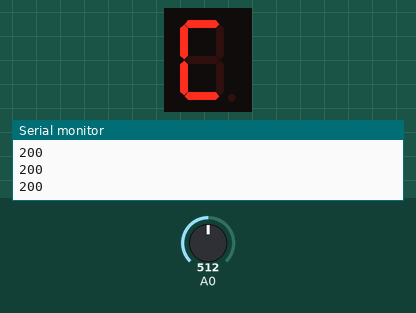
Simulated run of this sketch. Board: Arduino Uno, built with avr-gcc and run on an emulated ATmega328P. Parts: 1-digit seven-segment display, the last lines printed to the serial monitor. Wiring (inferred from the names in the program): 1-digit 7-segment display, segments lit when HIGH: segments pin 12, pin 13, pin 7, pin 8, pin 9, pin 11, pin 10. The test bench sets the inputs (shaded band); at power-on: A0 = 512. The segment pins are drawn as the display they are named for.

Above: at 1.2 s.
1.3 s: A0 set to 167
2.8 s: A0 set to 146
At 3.7 s:
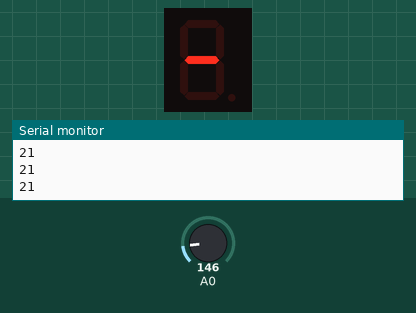
4.3 s: A0 set to 113
5.8 s: A0 set to 97
At 6.2 s:
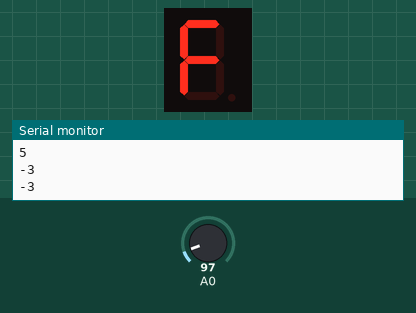
7.3 s: A0 set to 122
At 8.6 s:
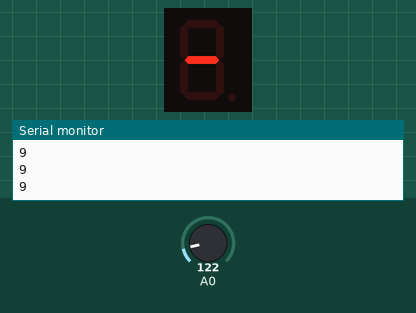
8.9 s: A0 set to 15
At 10.0 s:
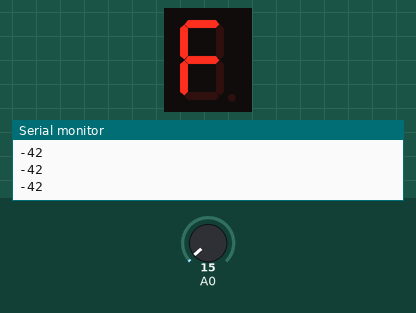
Timing chart, 0 to 11.5 s (numbered marks = the images above; inputs shaded):
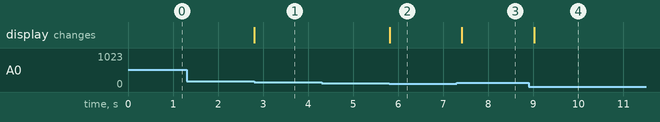

Measured:
- the behaviour switches between 156 and 155 on A0 (found by bisection; images 0 and 1)
- the behaviour switches between 102 and 101 on A0 (found by bisection; images 1 and 2)
- after the input at 2.8 s, the display: changes at once (image 1)
- after the input at 5.8 s, the display: changes at once (image 2)
- after the input at 7.3 s, the display: changes after 0.11 s (image 3)
- after the input at 8.9 s, the display: changes after 0.11 s (image 4)

The sketch:

Sensor_de_temperatura_con_display.ino
```cpp
#define B 13
#define A 12
#define F 11
#define G 10
#define E 9
#define D 8
#define C 7

void setup()
{
  for(int i = 7; i <= 13; i++)
  {
  	pinMode(i, OUTPUT);
  }
  Serial.begin(9600);
}
int temp;
void loop()
{
  temp = map(analogRead(A0),20,358,-40,125);
  if(temp < 0)
  {
  	showDigit('f');
  }else
  {
    if(temp > 25)
  	{
      showDigit('c');
  	}else
  	{
      showDigit('d');
  	}
  }


  Serial.println(temp);
  delay(200);

}

void showDigit(char digit)
{
	digitalWrite(A, LOW);
    digitalWrite(B, LOW);
    digitalWrite(C, LOW);
  	digitalWrite(D, LOW);
  	digitalWrite(E, LOW);
  	digitalWrite(F, LOW);
  	digitalWrite(G, LOW);

  switch(digit)
  {
  	case 'f':
    	digitalWrite(A, HIGH);
        digitalWrite(F, HIGH);
    	digitalWrite(E, HIGH);
    	digitalWrite(G, HIGH);
    break;
    case 'c':
        digitalWrite(A, HIGH);
        digitalWrite(F, HIGH);
    	digitalWrite(E, HIGH);
    	digitalWrite(D, HIGH);
    break;
    case 'd':
        digitalWrite(G, HIGH);
    break;
  }
}
```
